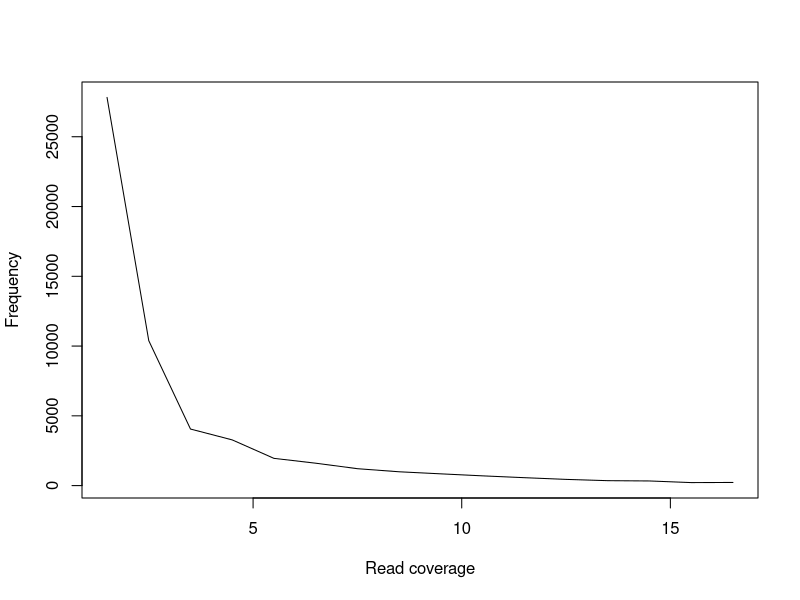

This figure's R source:
x = c(1.5,2.5,3.5,4.5,5.5,6.5,7.5,8.5,9.5,10.5,11.5,12.5,13.5,14.5,15.5,16.5)
y = c(27819,10388,4053,3275,1952,1606,1212,991,843,699,568,446,354,333,216,226)
pdf("01.stats.read_coverage.pdf")
plot(x, y, xlab="Read coverage", ylab="Frequency", type="l")
dev.off()
